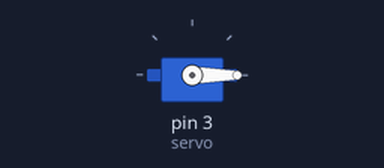
A sketch run on a simulated Arduino Uno, built with avr-gcc and run on an emulated ATmega328P. Shown: servo.

Above: at 0.05 s.
Timing chart, 0 to 4.6 s (numbered marks = the images above):
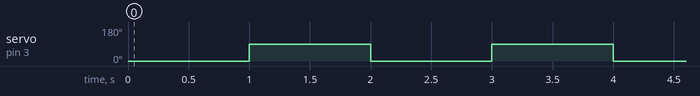

Measured:
- by itself, servo on pin 3 (servo): alternates 90° for 1.0 s and 0° for 1.0 s

The sketch:

servo.ino
```cpp
#include <Servo.h>  //servo library
#define servo 3
Servo ser;
void setup() {
  // put your setup code here, to run once:
  ser.attach(servo); // like pinMode();
}

void loop() {
  // put your main code here, to run repeatedly:
  ser.write(0); //go to 0 degree
  delay(1000);
   // Make servo go to 90 degrees
   ser.write(90);
   delay(1000);
   // Make servo go to 180 degrees

}
```
